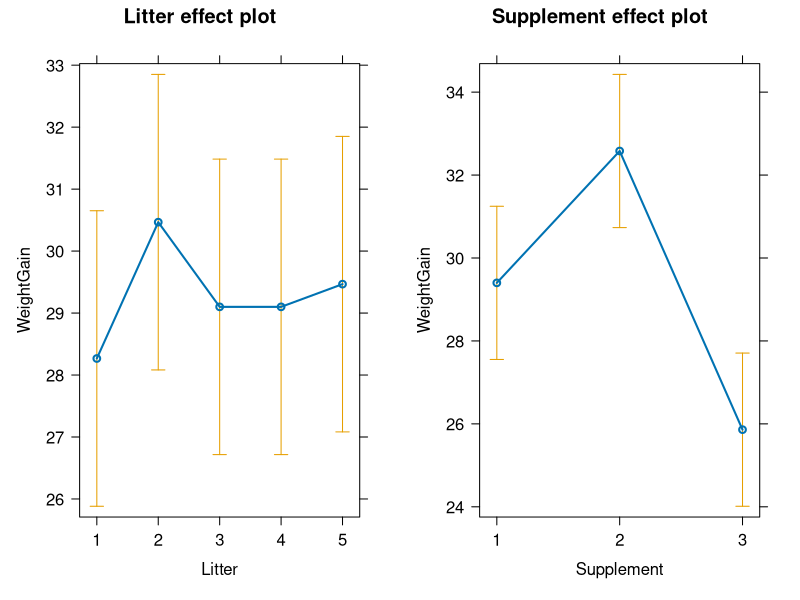
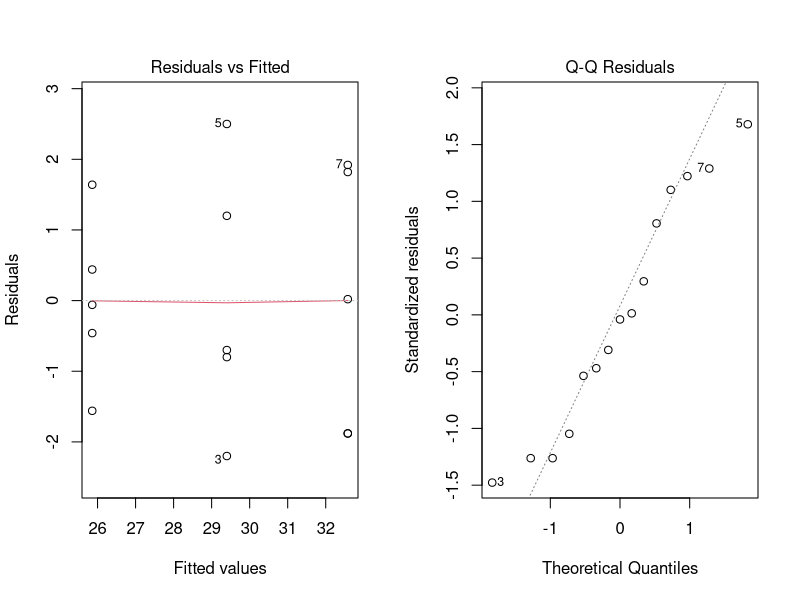
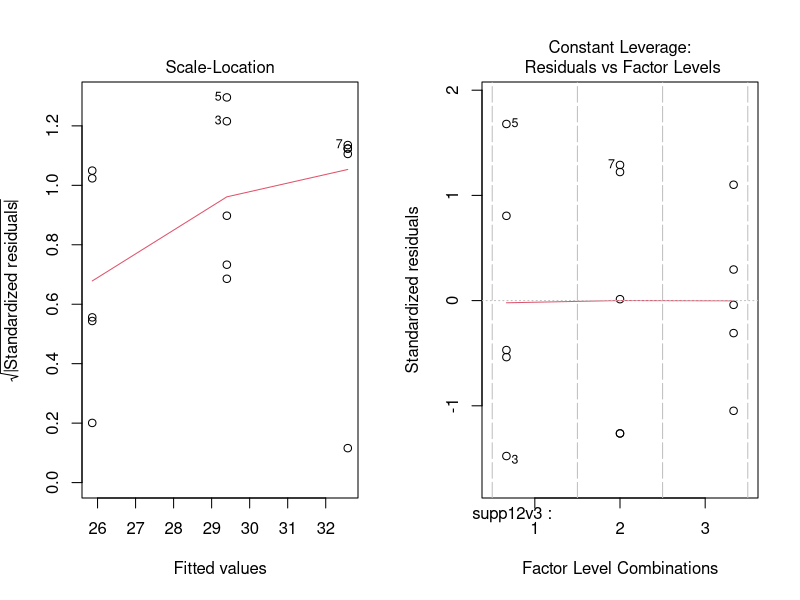

Write R code to recreate these figures, in order.
setwd("/datascience/projects/statisticallyfit/github/R/RStatistics/STAT210 Statistical Modelling and Experimental Design/ASSIGNMENTS/A4")

library(effects)
options(digits=10, show.signif.stars = FALSE)

# Preparing the data
weightData <- data.frame(Supplement=c(rep("1", 5), rep("2", 5), rep("3", 5)), 
                         Litter=rep(1:5, 3), 
                         WeightGain=c(28.7, 30.6, 27.2, 28.6, 31.9,
                                      30.7, 34.5, 32.6, 34.4, 30.7, 
                                      25.4, 26.3, 27.5, 24.3, 25.8))
# Declaring the variables as factors. 
weightData$Litter <- factor(weightData$Litter)
weightData$Supplement <- factor(weightData$Supplement)

# part b) -------------------------------------------------------------------------- 
# Do the nested F test using the rediuced model which contains just blocks, 
# and the complete model
complete.weight.lm <- lm(WeightGain ~ Litter + Supplement, data=weightData)

# Do the data indicate difference across the dietary supplements? 
eff.weight <- allEffects(complete.weight.lm)
plot(eff.weight)
print(eff.weight)

# anova table
anova(complete.weight.lm)



# part c) -------------------------------------------------------------------------
# partitioning the diet SS using contrasts

# i) test if sup1 and supp2 are more effective over supp3: 
# Hi: (mu1+mu2)/2 = mu3
# Ha: (mu1 + mu2)/2 > mu3
supp12v3 = C(weightData$Supplement, contr=c(1,1,-2), 1)

# ii) test if supp1 and supp 2 differ
# Hii: mu1 = mu2
# Ha: mu1 != mu2
supp1v2 = C(weightData$Supplement, contr=c(1,-1,0),  1)


# fit the model to test the contrasts
supp.testDiffs.lm <- lm(WeightGain ~ supp12v3 + supp1v2, data=weightData)
anova(supp.testDiffs.lm) # yess, all significant. 
summary(supp.testDiffs.lm) #pvalues are the same for both tables since
# the contrasts are orthogonal

# part d) -------------------------------------------------------------------------
# testing the contrasts are orthogonal

contrastMatrix <- matrix(c(1,1,-2, 1,-1,0), ncol=2)
contrastMatrix
# test they are orthogonal
t(contrastMatrix) %*% contrastMatrix

# CONCLUDE: the off diagonal elements are all zero so YES the 
# contrasts are orthogonal


# part e) -------------------------------------------------------------------------
par(mfrow=c(1,2))
plot(supp.testDiffs.lm, which=c(1,2))
plot(supp.testDiffs.lm, which=c(3,5), cook.levels = c(0.2, 0.5, 1))

# checking normality
shapiro.test(supp.testDiffs.lm$residuals)

# Checking influential points

# This is a function to calculate leverage values of all observations
# and compare them to the mean. If any are greater than the h.mean
# then they are influential. 
influence.leverageValues <- function(fit){
      hs <- hatvalues(fit)
      k <- length(fit$model) - 1
      n <- nrow(fit$model)
      h.mean <- 2*(k+1)/n 
      isInfluential <- hs > h.mean 
      return(data.frame(InfluentialPoints=hs, CutOffInflMean=h.mean, 
                        IsInfluential=isInfluential))
}
# this is a function to compare the cooks distances with the critical value
# at the cutoff point: if any cooks value is greater than the cooks critical 
# value at the 50th percentile on the F(k+1, n-k-1) distribution, then 
# that observation is influential. 
influence.cooksDistances <- function(fit) {
      cks <- cooks.distance(fit)
      k <- length(fit$model) - 1
      n <- nrow(fit$model)
      Fcrit <- qf(0.5, df1=k+1, df2=n-k-1)
      isInfluential <- cks > Fcrit 
      return(data.frame(CooksPoints=cks, CutOffFcrit=Fcrit,
                        IsInfluential=isInfluential))
}

leverageInfo <- influence.leverageValues(supp.testDiffs.lm)
which(leverageInfo$IsInfluential) # So no observations are influential!

cookInfo <- influence.cooksDistances(supp.testDiffs.lm)
which(cookInfo$IsInfluential) # integer(0) array so none are past the
# cutoff cooks value. 
